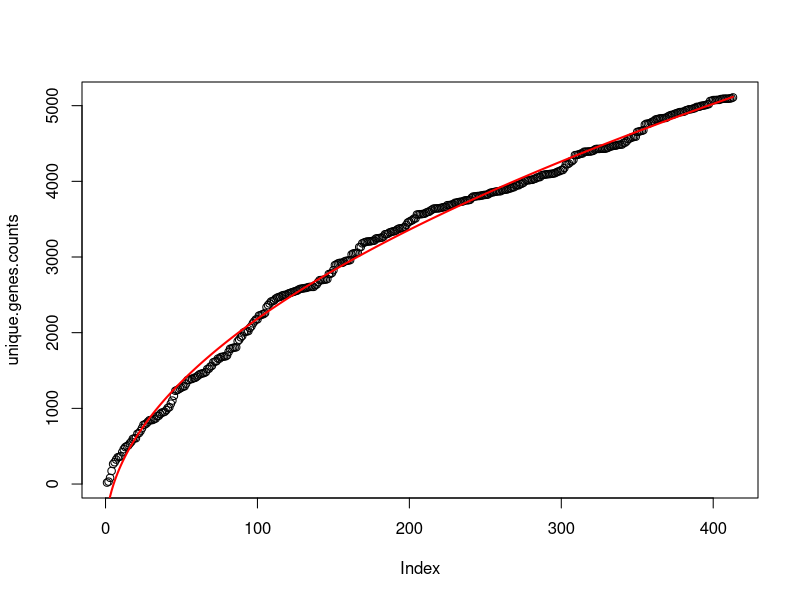
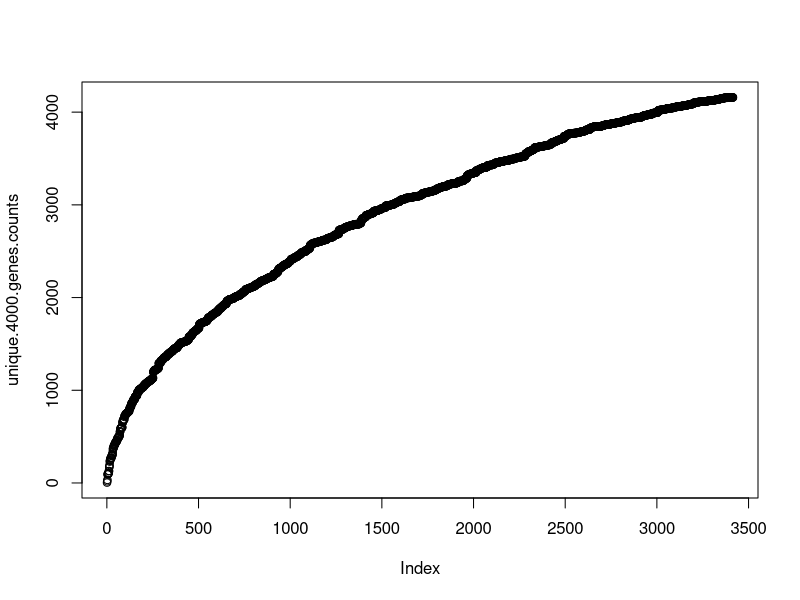
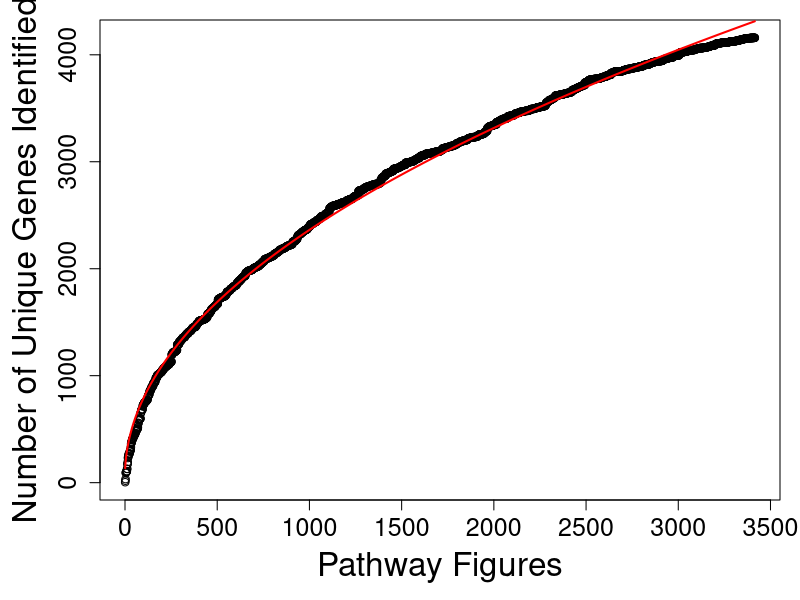

These charts were generated, in order, by the following R code:
## Generate Plot of Accumulating Unique Genes

#read wp and 4000 pfocr
pfocr.wp <- read.csv('20180418_wp_hs_pfocr_sub.csv',stringsAsFactors = F)
pfocr.4000 <- read.csv('20180413_4000_pfocr_sub.csv',stringsAsFactors = F)

#reshape pfocr into named list
pfocr.wp.nl <- unstack(pfocr.wp[,2:1])
pfocr.4000.nl <- unstack(pfocr.4000[,2:1])

#average number of genes per pathway/image
pfocr.wp.med<-median(unlist(lapply(pfocr.wp.nl, length)))
pfocr.wp.med
pfocr.4000.med<-median(unlist(lapply(pfocr.4000.nl, length)))
pfocr.4000.med
pfocr.wp.mean<-mean(unlist(lapply(pfocr.wp.nl, length)))
pfocr.wp.mean
pfocr.4000.mean<-mean(unlist(lapply(pfocr.4000.nl, length)))
pfocr.4000.mean

#plot accumulation of unique genes in pfocr WP
unique.genes<-c()
unique.genes.counts<-c()
for (p in names(pfocr.wp.nl)){
    unique.genes <- c(unique.genes, setdiff(pfocr.wp.nl[[p]],unique.genes))
    unique.genes.counts <- c(unique.genes.counts,length(unique.genes))
}
plot(unique.genes.counts)
## fit curve
xx<-seq(1:length(unique.genes.counts))
fit<-lm(unique.genes.counts~sqrt(xx))
summary(fit)
lines(xx, predict(fit, data.frame(x=xx)), col="red", lwd=2)
predict(fit,data.frame(xx=269))  
# 5300 WP pathways = 20,000 unique genes
# 269 WP pathways = 4000 genes

#plot accumulation of unique genes in pfocr 4000
unique.4000.genes<-c()
unique.4000.genes.counts<-c()
for (p in names(pfocr.4000.nl)){
    unique.4000.genes <- c(unique.4000.genes, setdiff(pfocr.4000.nl[[p]],unique.4000.genes))
    unique.4000.genes.counts <- c(unique.4000.genes.counts,length(unique.4000.genes))
}
plot(unique.4000.genes.counts)

## fit curve
xx<-seq(1:length(unique.4000.genes.counts))
fit<-lm(unique.4000.genes.counts~sqrt(xx))
summary(fit)
par(mar=c(5,5,1,1))
plot(unique.4000.genes.counts,
     xlab="Pathway Figures",
     ylab="Number of Unique Genes Identified",
     cex.lab=2, cex.axis=1.5)
lines(xx, predict(fit, data.frame(x=xx)), col="red", lwd=2)
predict(fit,data.frame(xx=2925))  
# 12,000 PFOCR images = 8000 unique genes
# 2925 images = 4000 genes
